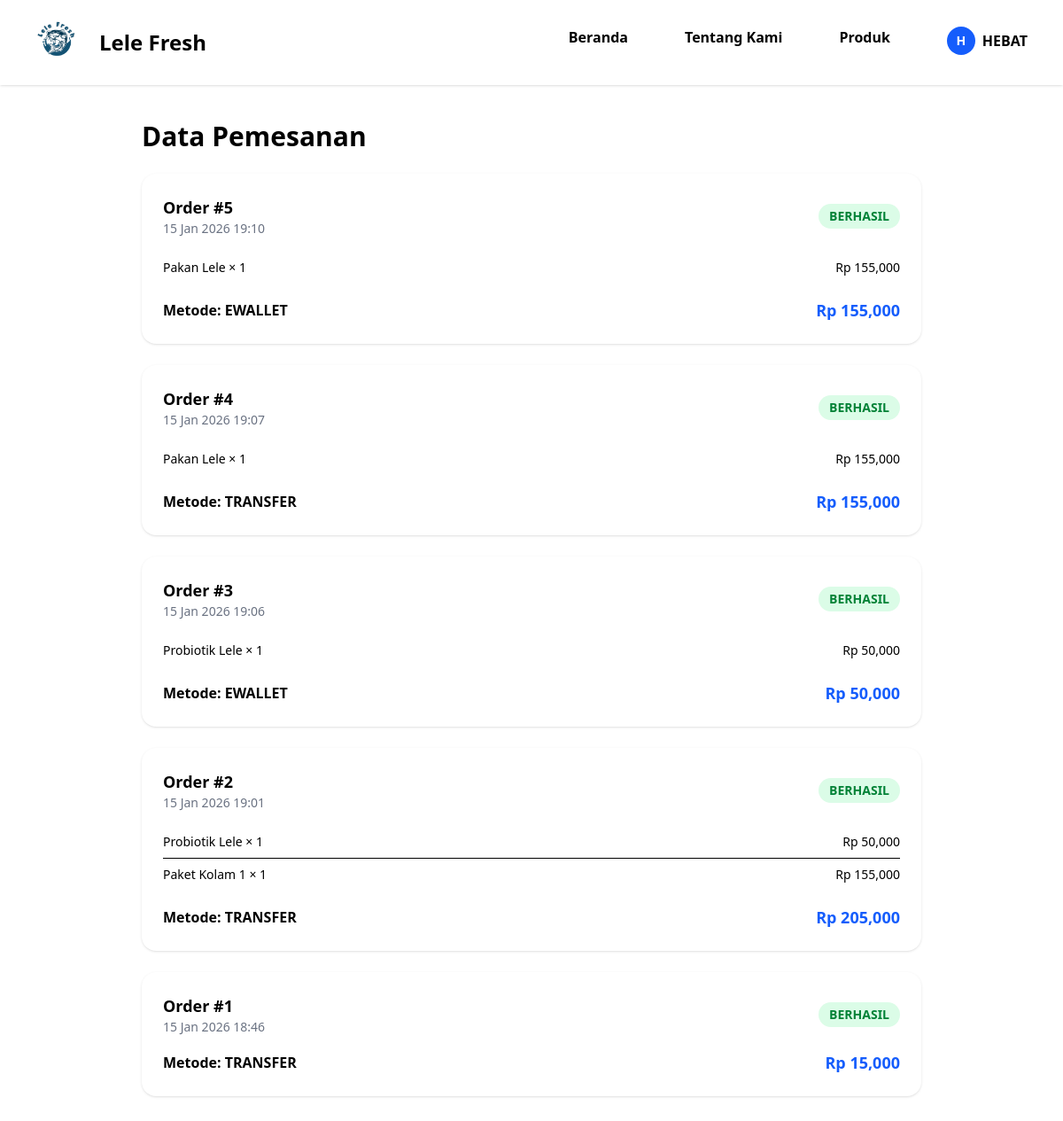
Screenshot of /payment_history/ (signed in) with the database file from the repository.
### hello/models.py (models this page shows, shortened)
class Order(models.Model):
    user = models.ForeignKey(User, on_delete=models.CASCADE)
    total = models.IntegerField()
    method = models.CharField(max_length=50)
    status = models.CharField(max_length=30, default='BERHASIL')
    created_at = models.DateTimeField(auto_now_add=True)

class OrderItem(models.Model):
    order = models.ForeignKey(
        Order,
        related_name='items',
        on_delete=models.CASCADE
    )
    product_name = models.CharField(max_length=100)
    price = models.IntegerField()
    quantity = models.IntegerField()
    @property
    def subtotal(self):
        return self.price * self.quantity

### hello/views.py (the view)
# urls.py: path('payment_history/', payment_history, name='payment_history'),
@login_required
def payment_history(request):
    orders = Order.objects.filter(user=request.user).order_by('-created_at')
    return render(request, 'payment_history.html', {'orders': orders})

### hello/templates/payment_history.html
{% extends "index.html" %}
{% load humanize %}
{% block content %}
<main class="pt-24 px-4 md:px-10 lg:px-40 bg-background-light min-h-screen">
  <div class="max-w-[960px] mx-auto">
    <h1 class="text-3xl font-black mb-6">Data Pemesanan</h1>
    {% if orders %}
      <div class="space-y-6">
        {% for order in orders %}
        <div class="bg-white rounded-2xl shadow p-6">
          <div class="flex justify-between items-center mb-4">
            <div>
              <p class="font-bold text-lg">
                Order #{{ order.id }}
              </p>
              <p class="text-sm text-gray-500">
                {{ order.created_at|date:"d M Y H:i" }}
              </p>
            </div>
            <span class="px-3 py-1 rounded-full text-sm font-semibold
              {% if order.status == 'BERHASIL' %}
                bg-green-100 text-green-700
              {% else %}
                bg-yellow-100 text-yellow-700
              {% endif %}
            ">
              {{ order.status }}
            </span>
          </div>
          <div class="divide-y">
            {% for item in order.items.all %}
            <div class="flex justify-between py-2 text-sm">
              <span>
                {{ item.product_name }} × {{ item.quantity }}
              </span>
              <span>
                Rp {{ item.subtotal|intcomma }}
              </span>
            </div>
            {% endfor %}
          </div>
          <div class="flex justify-between items-center mt-4 font-bold">
            <span>Metode: {{ order.method|upper }}</span>
            <span class="text-blue-600 text-lg">
              Rp {{ order.total|intcomma }}
            </span>
          </div>
        </div>
        {% endfor %}
      </div>
    {% else %}
      <div class="bg-white p-10 rounded-2xl text-center shadow">
        <p class="text-gray-500 text-lg">
          Belum ada transaksi pemesanan.
        </p>
      </div>
    {% endif %}
  </div>
</main>
{% endblock %}

### hello/templates/index.html (shortened to what this page needs)
{% load static %}
<!DOCTYPE html>
<html lang="en">
<head>
    <link rel="stylesheet" href="{% static 'src/output.css' %}">
</head>
<body>
    <div>
        <div>
            {% include 'navbar.html' %}
        </div>
        <div>
            {% block content %}
            {% endblock %}
        </div>
            <script id="tailwind-config">
                tailwind.config = {
                    darkMode: "class",
                    theme: {
                        extend: {
                            colors: {
                                "primary": "#135bec",
                                "background-light": "#f6f6f8",
                                "background-dark": "#101622",
                            },
                            fontFamily: {
                                "display": ["Be Vietnam Pro", "sans-serif"]
                            },
                            borderRadius: {"DEFAULT": "0.25rem", "lg": "0.5rem", "xl": "0.75rem", "full": "9999px"},
                        },
                    },
                }
            </script>
            {% include 'footer.html' %}
    </div>
</body>
</html>

### hello/templates/navbar.html (shortened to what this page needs)
{% load static %}
{% block content %}
<main class="pt-10">
    <header class="fixed top-0 left-0 w-full bg-white shadow z-50 py-2">
        <div class="w-full mx-auto flex flex-col sm:flex-row sm:items-center sm:justify-between px-6">
            <a class="text=2xl flex items-center font-black" href="#">
            <span class="mr-2 w-20"><img src="{% static 'assets/5.png'%}"></span>
            <span class="text-2xl">Lele Fresh</span>
        </a>
        <nav class="block w-full sm:w-auto mt-4 sm:mt-0 transition-all duration-300 ease-in-out max-h-0 opacity-0 translate-y-4 overflow-hidden peer-checked:max-h-[calc(100vh-80px)] peer-checked:opacity-100 peer-checked:translate-y-0 peer-checked:overflow-y-auto sm:max-h-full sm:opacity-100 sm:translate-y-0 sm:overflow-visible">
            <ul class="flex flex-col gap-y-4 sm:flex-row sm:gap-x-8 sm:mb-1 ">
                <li class=""><a class="block px-4 py-2 rounded-lg bg-white hover:bg-blue-100 hover:text-blue-600 font-semibold sm:hover:bg-blue-10" href="{% url 'home' %}">Beranda</a></li>
                <li class=""><a class="block px-4 py-2 rounded-lg bg-white hover:bg-blue-100 hover:text-blue-600 font-semibold sm:hover:bg-blue-10" href="{% url 'tentang' %}">Tentang Kami</a></li>
                <li class=""><a class="block px-4 py-2 rounded-lg bg-white hover:bg-blue-100 hover:text-blue-600 font-semibold sm:hover:bg-blue-10" href="{% url 'produk' %}">Produk</a></li>
                {% if user.is_authenticated %}
                <li class="relative hidden sm:flex items-center">
                <button
                    id="userMenuBtn"
                    class="flex items-center gap-2 px-4 py-2 rounded-lg
                        bg-white font-semibold
                        hover:bg-blue-100 transition cursor-pointer">
                    <div
                    class="w-8 h-8 rounded-full bg-blue-600 text-white
                            flex items-center justify-center text-sm font-bold
                            shrink-0"
                    >
                    {{ user.username|slice:":1"|upper }}
                    </div>
                    <span class="hidden sm:block leading-none">
                    {{ user.username }}
                    </span>
                </button>
                </li>
                {% endif %}
            </ul>
        </nav>
        </div>
    </header>
  </main>
  {% endblock %}

### hello/templates/footer.html (shortened to what this page needs)
{% load static %}
<script src="https://cdn.jsdelivr.net/npm/@tailwindcss/browser@4"></script>

### rows the page displays
Order: id "5", created_at "15 Jan 2026 19:10", status "BERHASIL", method "EWALLET", total "155,000"
OrderItem: product_name "Pakan Lele", quantity "1", subtotal "155,000"
Order: id "4", created_at "15 Jan 2026 19:07", status "BERHASIL", method "TRANSFER", total "155,000"
OrderItem: product_name "Pakan Lele", quantity "1", subtotal "155,000"
Order: id "3", created_at "15 Jan 2026 19:06", status "BERHASIL", method "EWALLET", total "50,000"
OrderItem: product_name "Probiotik Lele", quantity "1", subtotal "50,000"
Order: id "2", created_at "15 Jan 2026 19:01", status "BERHASIL", method "TRANSFER", total "205,000"
OrderItem: product_name "Probiotik Lele", quantity "1", subtotal "50,000"
OrderItem: product_name "Paket Kolam 1", quantity "1", subtotal "155,000"
Order: id "1", created_at "15 Jan 2026 18:46", status "BERHASIL", method "TRANSFER", total "15,000"

### other values shown
{{ user.username|slice:":1"|upper }} "H"
{{ user.username }} "HEBAT"
